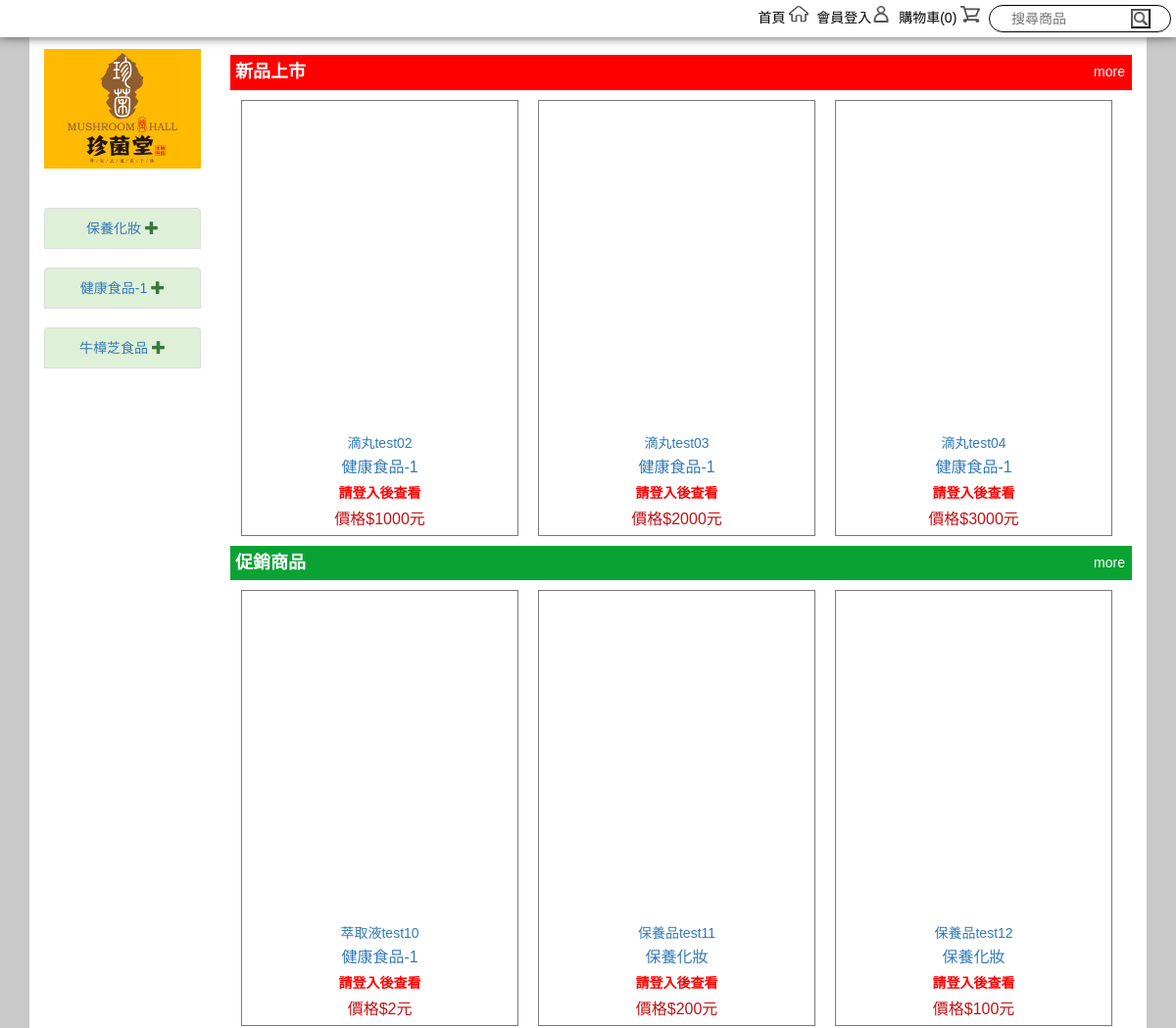
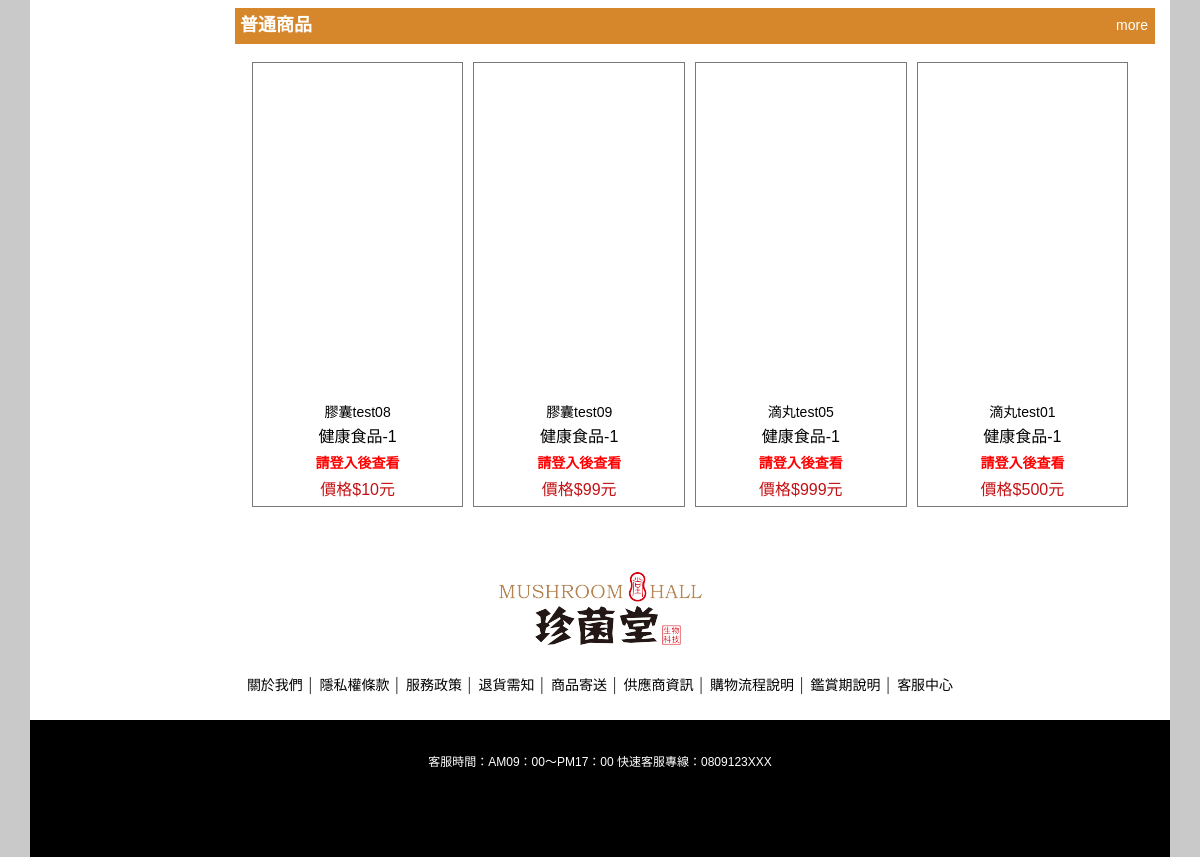
The page / on the database its author committed (2 pictures, top to bottom).
### tables this page shows
CREATE TABLE `proclass` (
  `no` int(11) NOT NULL COMMENT '類別編號 (PK)',
  `parent` int(11) NOT NULL COMMENT '上層編號(0:主類別，>0: 次類別)',
  `pcname` varchar(50) NOT NULL COMMENT '類別名稱',
  `sort` int(11) NOT NULL DEFAULT '1' COMMENT '類別順序(1最小)',
  `status` char(1) NOT NULL COMMENT '類別狀態(0:下架，1:上架)',
  `lang` varchar(10) NOT NULL COMMENT '語系代碼',
  `addtime` datetime NOT NULL COMMENT '建立時間',
  `updatetime` datetime NOT NULL COMMENT '修改時間'
);

CREATE TABLE `protags` (
  `no` int(11) NOT NULL COMMENT '標籤編號(流水號) ',
  `name` varchar(20) NOT NULL COMMENT '標籤名稱',
  `pic` varchar(50) NOT NULL COMMENT '圖片檔名',
  `color` varchar(10) NOT NULL COMMENT '標籤色碼',
  `sort` int(11) NOT NULL DEFAULT '1' COMMENT '標籤順序(1最小)',
  `lang` varchar(10) NOT NULL COMMENT '語系代碼',
  `addtime` datetime NOT NULL COMMENT '建立時間',
  `updatetime` datetime NOT NULL COMMENT '修改時間'
);

CREATE TABLE `products` (
  `proid` varchar(20) NOT NULL COMMENT '商品編號 (PK)',
  `suppid` varchar(20) NOT NULL COMMENT '供應商ID',
  `proname` varchar(50) NOT NULL COMMENT '商品名稱',
  `prointro` varchar(100) NOT NULL COMMENT '商品簡短說明',
  `pcno` int(11) NOT NULL COMMENT '商品主類別',
  `price` int(11) NOT NULL COMMENT '價格',
  `PV` int(11) NOT NULL COMMENT 'PV值',
  `bonuce` int(11) NOT NULL COMMENT '紅利',
  `stock` int(11) NOT NULL COMMENT '庫存量',
  `prodetail` text NOT NULL COMMENT '商品詳細說明',
  `protags` int(11) NOT NULL COMMENT '標籤編號(單選、標記效果) ',
  `weight` float NOT NULL DEFAULT '0' COMMENT '商品重量(KG)',
  `size` varchar(50) NOT NULL COMMENT '商品長寬高',
  `promo_start` datetime NOT NULL COMMENT '促銷起始時間',
  `promo_end` datetime NOT NULL COMMENT '促銷結束時間',
  `promo_price` int(11) NOT NULL COMMENT '促銷價格',
  `promo_PV` int(11) NOT NULL COMMENT '促銷PV值',
  `promo_bonuce` int(11) NOT NULL COMMENT '促銷紅利值',
  `uptime` datetime NOT NULL COMMENT '上架時間',
  `downtime` datetime NOT NULL COMMENT '下架時間',
  `memo` varchar(250) NOT NULL COMMENT '備註',
  `checkmemo` varchar(250) NOT NULL COMMENT '審核說明',
  `checktime` datetime NOT NULL COMMENT '審核時間',
  `status` char(1) NOT NULL DEFAULT '1' COMMENT '商品狀態(0:審核未通過,1:待審核,2:審核通過,3:上架,9:下架)',
  `lang` varchar(10) NOT NULL COMMENT '語系代碼',
  `viewcounts` int(11) NOT NULL DEFAULT '0' COMMENT '瀏覽次數',
  `addtime` datetime NOT NULL COMMENT '建立時間',
  `updatetime` datetime NOT NULL COMMENT '修改時間'
);

### side_bar2.php (called while the page is built, shortened)
<?php
$classOne = [];
$classOneSql = 'SELECT A.no AS first_no, A.pcname AS first_name FROM proclass A WHERE A.parent=0 AND A.status=1 ORDER BY A.sort ASC';
$classOneRes = mysqli_query($conn, $classOneSql);
while ($classOneRow = mysqli_fetch_assoc($classOneRes)) {
    $classOne[] = $classOneRow;
}
?>

### index.php (the view, shortened to what this page needs)
<?php
include 'db.php';
$isLogin = !empty($_SESSION['user']);
$sql = "select * from protags order by sort";
$protags = array();
$products = array();
$result = mysqli_query($conn, $sql);
if (mysqli_num_rows($result) > 0) {
    while ($row = mysqli_fetch_assoc($result)) {
        $protags[] = array(
            'no' => "{$row['no']}",
            'name' => "{$row['name']}",
            'pic' => "{$row['pic']}",
            'color' => "{$row['color']}"
        );
        $tagno = $row['no'];
        $products[$tagno] = array();
        $sql2 = "select * from products where protags = $tagno and status = 3";
        $result2 = mysqli_query($conn, $sql2);
        if (mysqli_num_rows($result2) > 0) {
            while ($row2 = mysqli_fetch_assoc($result2)) {
                $products[$tagno][] = array(
                    'proid' => "{$row2['proid']}",
                    'proname' => "{$row2['proname']}",
                    'prointro' => "{$row2['prointro']}",
                    'pcno' => "{$row2['pcno']}",
                    'price' => "{$row2['price']}",
                    'pv' => "{$row2['PV']}",
                    'bonuce' => "{$row2['bonuce']}",
                    'stock' => "{$row2['stock']}",
                    'prodetail' => "{$row2['prodetail']}",
                    'weight' => "{$row2['weight']}",
                    'size' => "{$row2['size']}",
                    'promo_price' => "{$row2['promo_price']}",
                    'promo_pv' => "{$row2['promo_PV']}",
                    'promo_bonuce' => "{$row2['promo_bonuce']}"
                );
            }
        }
    }
} else {
    echo 'E2';
    return;
}
$proclass = [];
$proclassSql = 'SELECT no, pcname FROM proclass';
$proclassRes = mysqli_query($conn, $proclassSql);
while ($proclassRow = mysqli_fetch_assoc($proclassRes)) {
    $proclass[] = $proclassRow;
}
?>
<!doctype html>
<html>
<head>
    <?php include 'http_head.php'; ?>
</head>
<body>
<div class="wrap">
    <?php include 'top_bar.php'; ?>
    <div class="container main">
        <div class="row content no-margin-rl ">
            <div class="col-sm-2 left-area hidden-xs " style="">
                <?php include 'side_bar.php'; ?>
            </div>
            <div class="col-sm-10">
                <div class="bigbanner" style="">
                    <div class="owl-carousel fadeOut" style="">
                    </div>
                </div>
                <?php
                foreach ($protags as $protag) {
                    echo '<div class="product-area">';
                    echo '<div class="tag" style="background:' . $protag['color'] . '">';
                    echo '<div class="tag-name">' . $protag['name'] . '</div>';
                    echo '<div class="more"><a href="pd_query.php?protags=' . $protag['no'] . '">more</a></div>';
                    echo '</div>';
                    echo '<div id="sildes-portfolio" class="owl-carousel owl-theme " style="padding:0 8px;">';
                    $tagno = $protag['no'];
                    foreach ($products[$tagno] as $product) {
                        echo '<div class="item">';
                        echo '<div class="pd-carousel" >';
                        echo '<a href="pd_page.php?proid=' . $product['proid'] . '">';
                        $sql = "select * from productpics where proid='" . $product['proid'] . "' and sort=1";
                        $result = mysqli_query($conn, $sql);
                        if (mysqli_num_rows($result) > 0) {
                            $row = mysqli_fetch_assoc($result);
                            echo '<div class="pd-pic"><img src="upload/product/' . $row['picfile'] . '" alt=""/></div>';
                        } else {
                            echo '<div class="pd-pic"></div>';
                        }
                        echo '<div class="pd-name">' . $product['proname'] . '</div>';
                        foreach ($proclass as $item) {
                            if ($item['no'] == $product['pcno']) {
                                echo '<div class="pd-type">' . $item['pcname'] . '</div>';
                            }
                        }
                        echo '</a>';
                        if ($isLogin) {
                            switch ($_SESSION['user2']['type']) {
                                case 1:
                                    echo '<div class="pd-pv">紅利：' . $product['bonuce'] . '</div>';
                                    break;
                                case 2:
                                    echo '<div class="pd-pv">PV：' . $product['pv'] . '</div>';
                                    break;
                            }
                        } else {
                            echo '<div class="pd-pv">請登入後查看</div>';
                        }
                        echo '<div class="pd-price">價格$' . $product['price'] . '元</div>';
                        echo '</div></div>';
                    }
                    echo '</div>';
                    echo '</div>';
                }
                ?>
                <div class="product-area">
                    <div class="tag normal-pd">
                        <div class="tag-name">普通商品</div>
                        <div class="more"><a href="pd_query.php?protags=0">more</a></div>
                    </div>
                    <div class="product-list">
                        <?php
                        $products = [];
                        $productsSql = 'SELECT * FROM products WHERE protags=0 AND status IN(3,8) ORDER BY uptime DESC LIMIT 8';
                        $productsRes = mysqli_query($conn, $productsSql);
                        while ($productsRow = mysqli_fetch_assoc($productsRes)) {
                            $products[] = $productsRow;
                        }
                        foreach ($products as $product) {
                            echo '<div class="pd">';
                            echo '<a href="pd_page.php?proid=' . $product['proid'] . '">';
                            $sql = "select * from productpics where proid='" . $product['proid'] . "' and sort=1";
                            $result = mysqli_query($conn, $sql);
                            if (mysqli_num_rows($result) > 0) {
                                $row = mysqli_fetch_assoc($result);
                                echo '<div class="pd-pic"><img src="upload/product/' . $row['picfile'] . '" alt=""/></div>';
                            } else {
                                echo '<div class="pd-pic"></div>';
                            }
                            echo '<div class="pd-name">' . $product['proname'] . '</div>';
                            foreach ($proclass as $item) {
                                if ($item['no'] == $product['pcno']) {
                                    echo '<div class="pd-type">' . $item['pcname'] . '</div>';
                                }
                            }
                            echo '</a>';
                            if ($isLogin) {
                                switch ($_SESSION['user2']['type']) {
                                    case 1:
                                        echo '<div class="pd-pv">紅利：' . $product['bonuce'] . '</div>';
                                        break;
                                    case 2:
                                        echo '<div class="pd-pv">PV：' . $product['pv'] . '</div>';
                                        break;
                                }
                            } else {
                                echo '<div class="pd-pv">請登入後查看</div>';
                            }
                            echo '<div class="pd-price">價格$' . $product['price'] . '元</div>';
                            echo '</div>';
                        }
                        ?>
                    </div>
                </div>
            </div>
        </div>
        <?php include 'footer.php'; ?>
    </div>
</div>
</body>
</html>

### side_bar.php (shortened to what this page needs)
<div class=" left-move ">
    <div class="logo ">
        <a href="index.php"><img src="img/logo.jpg" style="" alt=""></a>
    </div>
    <br/>
    <br/>
    <div class="menu-area">
        <?php
        foreach ($classOne as $item1) {
            echo '<ul class="list-group sbar">';
            echo '<li class="list-group-item list-group-item-success c1">';
            echo '<a href="pd_query.php?first=' . $item1['first_no'] . '&second=0&third=0">';
            echo $item1['first_name'].' ';
            echo '</a>';
            echo '</li>';
            echo '</ul>';
        }
        ?>
    </div>
</div>

### css/layout.css (style rules this page uses)
a { text-decoration:none; }
img { height:auto; max-width:100%; }
body { margin:0px; background-color:#C9C9C9; font-family:'Microsoft JhengHei' , Arial; }
.wrap { width:100%; }
.main { margin:0 auto; }
.content { background-color:#FFF; }
.no-margin-rl { margin-left:0px; margin-right:0px; }
.left-move { margin-top:50px; text-align:center; }
.logo { width:100%; background-color:#FFBA01; }
.menu-area { width:100%; margin-top:0px; }
.bigbanner { width:100%; margin-top:50px; margin-bottom:5px; }
.product-area { width:100%; }
.tag { width:100%; position:relative; }
.normal-pd { background-color:#d6872b; }
.tag-name { padding:5px; font-size:18px; font-weight:bold; color:#fff; text-align:center; display:inline-block; }
.more { position:absolute; top:2px; right:2px; padding:5px; text-align:right; display:inline-block; }
.product-area .tag .more a { color:#fff; }
.product-area .product-list .pd a { color:#000; }
.product-list { width:100%; text-align:center; }
.pd { width:23%; text-align:center; margin-top:2% ; margin-right:10px; display:inline-block; border:1px solid #797979; position:relative; }
.pd-carousel { width:95%; text-align:center; margin:10px 3px; display:inline-block; border:1px solid #797979; position:relative; }
.pd-name { padding:2px; font-size:14px; }
.pd-type { padding:2px; font-size:16px; }
.pd-pv { padding:2px; font-weight:bold; color:red; }
.pd-price { padding:4px; color:#C41013; font-size:16px; }
.left-area { margin-left: 0px; z-index:0; background-color:#fff; }
body { position: relative; }

### http_head.php (style rules this page uses)
.owl-carousel { position: relative; }

### rows shown on the page
proclass: pcname "保養化妝"
proclass: pcname "健康食品-1"
proclass: pcname "牛樟芝食品"
protags: name "新品上市"
products: proname "滴丸test02", price "1000"
products: proname "滴丸test03", price "2000"
products: proname "滴丸test04", price "3000"
protags: name "促銷商品"
products: proname "萃取液test10", price "2"
products: proname "保養品test11", price "200"
products: proname "保養品test12", price "100"
products: proname "膠囊test08", price "10"
products: proname "膠囊test09", price "99"
products: proname "滴丸test05", price "999"
products: proname "滴丸test01", price "500"

### other values the page prints
count($_SESSION['shop_cart']) "0"
$setting["serv_time"] "AM09：00～PM17：00"
$setting["cs_phone"] "0809123XXX"
